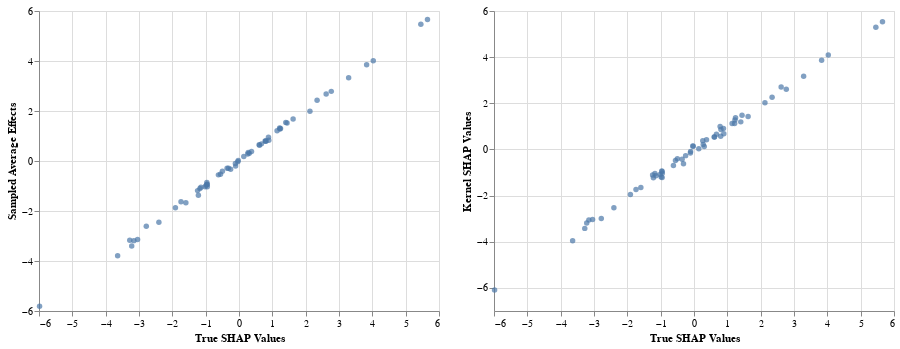

The notebook cell saved with this chart:
### Code cell
alt.Chart(data_df).mark_point(filled=True).encode(
    alt.X('True SHAP Values:Q'),
    alt.Y(alt.repeat("column"), type='quantitative')
).repeat(column=['Sampled Average Effects', 'Kernel SHAP Values'])

### Figure 1 — Vega-Lite specification as saved in the notebook (floating-point values rounded to 4 significant figures)
{"$schema": "https://vega.github.io/schema/vega-lite/v3.2.1.json", "config": {"mark": {"tooltip": null}, "view": {"height": 300, "width": 400}}, "datasets": {"data-f8aa6f456e43f20cc23f69a5d8538bc2": [{"Kernel SHAP Values": -3.059, "Sampled Average Effects": -3.185, "Sampled Dual Effects": -3.108, "Sampled Primal Effects": -3.24, "True SHAP Values": -3.154}, {"Kernel SHAP Values": -1.217, "Sampled Average Effects": -0.9321, "Sampled Dual Effects": -0.7802, "Sampled Primal Effects": -1.033, "True SHAP Values": -0.9558}, {"Kernel SHAP Values": 1.483, "Sampled Average Effects": 1.517, "Sampled Dual Effects": 1.518, "Sampled Primal Effects": 1.506, "True SHAP Values": 1.441}, {"Kernel SHAP Values": -1.228, "Sampled Average Effects": -1.371, "Sampled Dual Effects": -1.22, "Sampled Primal Effects": -1.257, "True SHAP Values": -1.218}, {"Kernel SHAP Values": 5.296, "Sampled Average Effects": 5.471, "Sampled Dual Effects": 5.295, "Sampled Primal Effects": 5.581, "True SHAP Values": 5.455}, {"Kernel SHAP Values": 0.4215, "Sampled Average Effects": 0.3845, "Sampled Dual Effects": 0.4404, "Sampled Primal Effects": 0.4437, "True SHAP Values": 0.3751}, {"Kernel SHAP Values": -0.08855, "Sampled Average Effects": -0.2049, "Sampled Dual Effects": -0.204, "Sampled Primal Effects": -0.163, "True SHAP Values": -0.1019}, {"Kernel SHAP Values": 0.5686, "Sampled Average Effects": 0.7949, "Sampled Dual Effects": 0.8311, "Sampled Primal Effects": 0.8278, "True SHAP Values": 0.8012}, {"Kernel SHAP Values": -0.4026, "Sampled Average Effects": -0.4063, "Sampled Dual Effects": -0.4146, "Sampled Primal Effects": -0.3915, "True SHAP Values": -0.4982}, {"Kernel SHAP Values": 3.177, "Sampled Average Effects": 3.327, "Sampled Dual Effects": 3.282, "Sampled Primal Effects": 3.274, "True SHAP Values": 3.289}, {"Kernel SHAP Values": -6.086, "Sampled Average Effects": -5.808, "Sampled Dual Effects": -5.866, "Sampled Primal Effects": -5.967, "True SHAP Values": -5.983}, {"Kernel SHAP Values": 2.707, "Sampled Average Effects": 2.679, "Sampled Dual Effects": 2.661, "Sampled Primal Effects": 2.667, "True SHAP Values": 2.615}, {"Kernel SHAP Values": 1.128, "Sampled Average Effects": 1.32, "Sampled Dual Effects": 1.169, "Sampled Primal Effects": 1.15, "True SHAP Values": 1.219}, {"Kernel SHAP Values": -1.081, "Sampled Average Effects": -1.03, "Sampled Dual Effects": -0.9858, "Sampled Primal Effects": -1.2, "True SHAP Values": -1.016}, {"Kernel SHAP Values": -0.9328, "Sampled Average Effects": -0.8571, "Sampled Dual Effects": -0.8713, "Sampled Primal Effects": -0.9054, "True SHAP Values": -0.9646}, {"Kernel SHAP Values": 0.5385, "Sampled Average Effects": 0.6548, "Sampled Dual Effects": 0.5997, "Sampled Primal Effects": 0.7125, "True SHAP Values": 0.6055}, {"Kernel SHAP Values": 0.1248, "Sampled Average Effects": 0.3073, "Sampled Dual Effects": 0.3395, "Sampled Primal Effects": 0.2424, "True SHAP Values": 0.3078}, {"Kernel SHAP Values": -1.046, "Sampled Average Effects": -1.103, "Sampled Dual Effects": -1.152, "Sampled Primal Effects": -1.078, "True SHAP Values": -1.172}, {"Kernel SHAP Values": 0.02842, "Sampled Average Effects": 0.1817, "Sampled Dual Effects": 0.3212, "Sampled Primal Effects": 0.1983, "True SHAP Values": 0.1439}, {"Kernel SHAP Values": 1.428, "Sampled Average Effects": 1.682, "Sampled Dual Effects": 1.596, "Sampled Primal Effects": 1.777, "True SHAP Values": 1.623}, {"Kernel SHAP Values": 0.1506, "Sampled Average Effects": -0.02556, "Sampled Dual Effects": 0.08454, "Sampled Primal Effects": 0.01986, "True SHAP Values": -0.03651}, {"Kernel SHAP Values": -1.19, "Sampled Average Effects": -0.9747, "Sampled Dual Effects": -0.9961, "Sampled Primal Effects": -0.9006, "True SHAP Values": -0.9851}, {"Kernel SHAP Values": 2.266, "Sampled Average Effects": 2.432, "Sampled Dual Effects": 2.377, "Sampled Primal Effects": 2.457, "True SHAP Values": 2.343}, {"Kernel SHAP Values": 0.1355, "Sampled Average Effects": 0.02264, "Sampled Dual Effects": 0.06111, "Sampled Primal Effects": 0.001251, "True SHAP Values": -0.02274}, {"Kernel SHAP Values": -1.032, "Sampled Average Effects": -1.034, "Sampled Dual Effects": -1.021, "Sampled Primal Effects": -0.9507, "True SHAP Values": -0.9517}, {"Kernel SHAP Values": -1.645, "Sampled Average Effects": -1.667, "Sampled Dual Effects": -1.556, "Sampled Primal Effects": -1.695, "True SHAP Values": -1.594}, {"Kernel SHAP Values": -1.733, "Sampled Average Effects": -1.629, "Sampled Dual Effects": -1.729, "Sampled Primal Effects": -1.688, "True SHAP Values": -1.74}, {"Kernel SHAP Values": -0.1507, "Sampled Average Effects": -0.09709, "Sampled Dual Effects": -0.02946, "Sampled Primal Effects": -0.1612, "True SHAP Values": -0.108}, {"Kernel SHAP Values": 0.6837, "Sampled Average Effects": 0.8316, "Sampled Dual Effects": 0.9515, "Sampled Primal Effects": 0.8873, "True SHAP Values": 0.8951}, {"Kernel SHAP Values": -1.111, "Sampled Average Effects": -1.185, "Sampled Dual Effects": -1.126, "Sampled Primal Effects": -1.165, "True SHAP Values": -1.242}, {"Kernel SHAP Values": -3.031, "Sampled Average Effects": -3.137, "Sampled Dual Effects": -3.137, "Sampled Primal Effects": -3.02, "True SHAP Values": -3.043}, {"Kernel SHAP Values": 0.543, "Sampled Average Effects": 0.6292, "Sampled Dual Effects": 0.7559, "Sampled Primal Effects": 0.7206, "True SHAP Values": 0.6156}, {"Kernel SHAP Values": -0.4196, "Sampled Average Effects": -0.2887, "Sampled Dual Effects": -0.2637, "Sampled Primal Effects": -0.2682, "True SHAP Values": -0.3571}, {"Kernel SHAP Values": 4.09, "Sampled Average Effects": 4.006, "Sampled Dual Effects": 4.095, "Sampled Primal Effects": 3.895, "True SHAP Values": 4.028}, {"Kernel SHAP Values": 1.196, "Sampled Average Effects": 1.545, "Sampled Dual Effects": 1.453, "Sampled Primal Effects": 1.319, "True SHAP Values": 1.404}, {"Kernel SHAP Values": 0.9064, "Sampled Average Effects": 0.9459, "Sampled Dual Effects": 0.9584, "Sampled Primal Effects": 0.8956, "True SHAP Values": 0.884}, {"Kernel SHAP Values": 1.125, "Sampled Average Effects": 1.206, "Sampled Dual Effects": 1.159, "Sampled Primal Effects": 1.129, "True SHAP Values": 1.143}, {"Kernel SHAP Values": 2.612, "Sampled Average Effects": 2.785, "Sampled Dual Effects": 2.677, "Sampled Primal Effects": 2.682, "True SHAP Values": 2.768}, {"Kernel SHAP Values": 1.28, "Sampled Average Effects": 1.279, "Sampled Dual Effects": 1.238, "Sampled Primal Effects": 1.324, "True SHAP Values": 1.228}, {"Kernel SHAP Values": -0.2671, "Sampled Average Effects": -0.3281, "Sampled Dual Effects": -0.217, "Sampled Primal Effects": -0.287, "True SHAP Values": -0.2512}, {"Kernel SHAP Values": -3.959, "Sampled Average Effects": -3.786, "Sampled Dual Effects": -3.695, "Sampled Primal Effects": -3.809, "True SHAP Values": -3.641}, {"Kernel SHAP Values": 0.9947, "Sampled Average Effects": 0.8036, "Sampled Dual Effects": 0.8244, "Sampled Primal Effects": 0.8091, "True SHAP Values": 0.784}, {"Kernel SHAP Values": 2.028, "Sampled Average Effects": 1.991, "Sampled Dual Effects": 2.09, "Sampled Primal Effects": 2.07, "True SHAP Values": 2.129}, {"Kernel SHAP Values": 3.863, "Sampled Average Effects": 3.851, "Sampled Dual Effects": 3.866, "Sampled Primal Effects": 3.773, "True SHAP Values": 3.829}, {"Kernel SHAP Values": 0.22, "Sampled Average Effects": 0.345, "Sampled Dual Effects": 0.3711, "Sampled Primal Effects": 0.328, "True SHAP Values": 0.2769}, {"Kernel SHAP Values": -2.525, "Sampled Average Effects": -2.452, "Sampled Dual Effects": -2.421, "Sampled Primal Effects": -2.458, "True SHAP Values": -2.403}, {"Kernel SHAP Values": 5.538, "Sampled Average Effects": 5.66, "Sampled Dual Effects": 5.53, "Sampled Primal Effects": 5.762, "True SHAP Values": 5.654}, {"Kernel SHAP Values": 0.3793, "Sampled Average Effects": 0.2773, "Sampled Dual Effects": 0.3115, "Sampled Primal Effects": 0.3525, "True SHAP Values": 0.2636}, {"Kernel SHAP Values": -0.9503, "Sampled Average Effects": -0.9352, "Sampled Dual Effects": -1.047, "Sampled Primal Effects": -0.8977, "True SHAP Values": -0.9595}, {"Kernel SHAP Values": -2.988, "Sampled Average Effects": -2.609, "Sampled Dual Effects": -2.806, "Sampled Primal Effects": -2.73, "True SHAP Values": -2.781}, {"Kernel SHAP Values": -0.4823, "Sampled Average Effects": -0.5322, "Sampled Dual Effects": -0.4866, "Sampled Primal Effects": -0.5085, "True SHAP Values": -0.5558}, {"Kernel SHAP Values": 0.8628, "Sampled Average Effects": 0.7976, "Sampled Dual Effects": 0.8985, "Sampled Primal Effects": 0.7543, "True SHAP Values": 0.8084}, {"Kernel SHAP Values": -0.6175, "Sampled Average Effects": -0.2899, "Sampled Dual Effects": -0.3587, "Sampled Primal Effects": -0.2236, "True SHAP Values": -0.3153}, {"Kernel SHAP Values": 1.37, "Sampled Average Effects": 1.3, "Sampled Dual Effects": 1.338, "Sampled Primal Effects": 1.392, "True SHAP Values": 1.246}, {"Kernel SHAP Values": -3.189, "Sampled Average Effects": -3.403, "Sampled Dual Effects": -3.277, "Sampled Primal Effects": -3.213, "True SHAP Values": -3.218}, {"Kernel SHAP Values": -3.42, "Sampled Average Effects": -3.166, "Sampled Dual Effects": -3.231, "Sampled Primal Effects": -3.436, "True SHAP Values": -3.277}, {"Kernel SHAP Values": 0.6639, "Sampled Average Effects": 0.6854, "Sampled Dual Effects": 0.7858, "Sampled Primal Effects": 0.6416, "True SHAP Values": 0.6734}, {"Kernel SHAP Values": -1.952, "Sampled Average Effects": -1.87, "Sampled Dual Effects": -1.999, "Sampled Primal Effects": -1.888, "True SHAP Values": -1.907}, {"Kernel SHAP Values": -0.6942, "Sampled Average Effects": -0.5549, "Sampled Dual Effects": -0.6444, "Sampled Primal Effects": -0.548, "True SHAP Values": -0.6172}, {"Kernel SHAP Values": -1.144, "Sampled Average Effects": -1.053, "Sampled Dual Effects": -1.106, "Sampled Primal Effects": -1.056, "True SHAP Values": -1.141}]}, "repeat": {"column": ["Sampled Average Effects", "Kernel SHAP Values"]}, "spec": {"data": {"name": "data-f8aa6f456e43f20cc23f69a5d8538bc2"}, "encoding": {"x": {"field": "True SHAP Values", "type": "quantitative"}, "y": {"field": {"repeat": "column"}, "type": "quantitative"}}, "mark": {"filled": true, "type": "point"}}}
